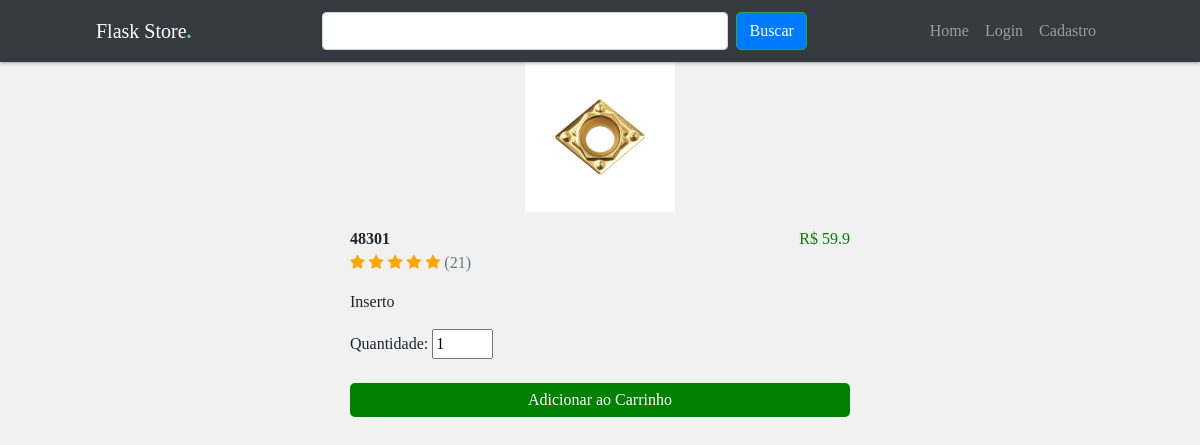
/item/12, run on the app's committed database.
### app/db_models.py (models this page shows)
class Item(db.Model):
	__tablename__ = "items"
	id = db.Column(db.Integer, primary_key=True)
	name = db.Column(db.String(100), nullable=False)
	price = db.Column(db.Float, nullable=False)
	category = db.Column(db.Text, nullable=False)
	image = db.Column(db.String(250), nullable=False)
	details = db.Column(db.String(250), nullable=False)
	price_id = db.Column(db.String(250), nullable=False)
	orders = db.relationship("Ordered_item", backref="item")
	in_cart = db.relationship("Cart", backref="item")

### app/__init__.py (the view)
@app.route('/item/<int:id>')
def item(id):
	item = Item.query.get(id)
	return render_template('item.html', item=item)

### app/__init__.py (called while the page is built)
@app.context_processor
def inject_now():
	return {'now': datetime.utcnow()}

### app/templates/item.html (shortened to what this page needs)
{% extends "base.html" %}
{% block content %}
			<div class="item-display">
				<div class="img-wrapper">
					<img src="{{ item.image }}" class="pic">
				</div>
				<b>{{ item.name }}</b>
				<span class="right-item">R$ {{ item.price }}</span><br>
                <i class="fa fa-star checked"></i>
                <i class="fa fa-star checked"></i>
                <i class="fa fa-star checked"></i>
                <i class="fa fa-star checked"></i>
                <i class="fa fa-star checked"></i>
                <span class="text-muted" >({{ range(1, 51) | random }})</span>
                <div class="details">{{ item.details | safe }}</div>
                <form action="{{ url_for('add_to_cart', id=item.id) }}" method="POST">
                    Quantidade:
                    <input type="number" value="1" name="quantity" min="1" max="50" onkeyup="if(this.value > 50) this.value=50;" required>
                    <br><br>
					<input type="submit" class="add-to-cart" value="Adicionar ao Carrinho" name="add">
                </form>
			</div>
{% endblock %}

### app/static/styles.css (style rules this page uses)
body { font-family: 'Poppins', sans-serif; background: #fafafa; }
.item-display { margin: 0 auto; max-width: 500px; }
.add-to-cart { background-color: green; }
.add-to-cart, .remove-from-cart { width: 100%; border: none; color: white; padding: 5px; border-radius: 5px; cursor: pointer; }
.pic { width:150px; height: 150px; transition: transform .2s; }
.img-wrapper { display: flex; justify-content: center; margin-bottom: 15px; }
.right-item { float:right; color:green; }
.details { padding: 15px 0; }
.checked { color: orange; }

### app/static/itens.css (style rules this page uses)
body { font-family: Varela Round; background: #f1f1f1; }

### data on the page
Item: image (picture), name "48301", price "59.9", details "Inserto"
